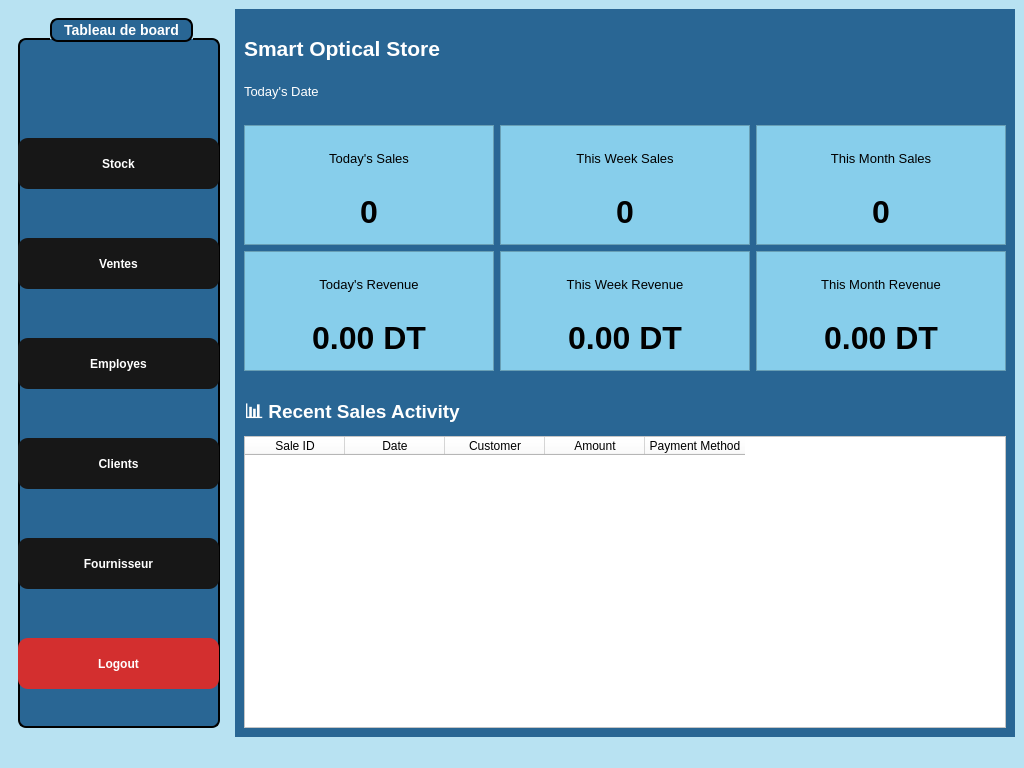
<?xml version="1.0" encoding="UTF-8"?>
<ui version="4.0">
 <class>DashboardWindow</class>
 <widget class="QMainWindow" name="DashboardWindow">
  <property name="geometry">
   <rect>
    <x>0</x>
    <y>0</y>
    <width>1024</width>
    <height>768</height>
   </rect>
  </property>
  <property name="windowTitle">
   <string>Dashboard - Smart Optical Store</string>
  </property>
  <property name="styleSheet">
   <string notr="true">background-color: #b8e2f2; color: black;</string>
  </property>
  <widget class="QWidget" name="centralwidget">
   <layout class="QHBoxLayout" name="horizontalLayout">
    <item>
     <widget class="QWidget" name="sidebarWidget" native="true">
      <property name="minimumSize">
       <size>
        <width>220</width>
        <height>0</height>
       </size>
      </property>
      <property name="maximumSize">
       <size>
        <width>220</width>
        <height>16777215</height>
       </size>
      </property>
      <layout class="QVBoxLayout" name="verticalLayout">
       <item>
        <widget class="QGroupBox" name="groupBox">
         <property name="styleSheet">
          <string notr="true">QGroupBox {
    background-color: rgb(41, 102, 148);   /* blue background */
    border: 2px solid black;               /* black border, 2px wide */
    border-radius: 8px;                    /* rounded corners */
    margin-top: 20px;                      /* space for the title */
    color: white;                          /* title text color */
    font-weight: bold;
    font-size: 14px;
}

QGroupBox::title {
 border: 2px solid black;               /* black border, 2px wide */
    border-radius: 8px;     
background-color: rgb(41, 102, 148);
    subcontrol-origin: margin;
    subcontrol-position: top center;       /* title centered */
    padding: 2px 10px;
}</string>
         </property>
         <property name="title">
          <string>Tableau de board</string>
         </property>
         <widget class="QPushButton" name="pushButton">
          <property name="geometry">
           <rect>
            <x>0</x>
            <y>120</y>
            <width>201</width>
            <height>51</height>
           </rect>
          </property>
          <property name="styleSheet">
           <string notr="true">#pushButton{
    font-family: Arial, Helvetica, sans-serif;
    font-weight: bold;
    color: white;
    background-color: #171717;
    padding: 10px 20px;
    border: none;
    border-radius: 10px;
}

#pushButton:hover {
    background-color: #0c66ed; /* hover effect */
}

#pushButton:pressed {
    background-color: #094bb0; /* pressed effect */
}</string>
          </property>
          <property name="text">
           <string>Stock</string>
          </property>
         </widget>
         <widget class="QPushButton" name="pushButton_2">
          <property name="geometry">
           <rect>
            <x>0</x>
            <y>220</y>
            <width>201</width>
            <height>51</height>
           </rect>
          </property>
          <property name="styleSheet">
           <string notr="true">#pushButton_2 {
    font-family: Arial, Helvetica, sans-serif;
    font-weight: bold;
    color: white;
    background-color: #171717;
    padding: 10px 20px;
    border: none;
    border-radius: 10px;
}

#pushButton_2:hover {
    background-color: #0c66ed; /* hover effect */
}

#pushButton_2:pressed {
    background-color: #094bb0; /* pressed effect */
}</string>
          </property>
          <property name="text">
           <string>Ventes</string>
          </property>
         </widget>
         <widget class="QPushButton" name="pushButton_5">
          <property name="geometry">
           <rect>
            <x>0</x>
            <y>520</y>
            <width>201</width>
            <height>51</height>
           </rect>
          </property>
          <property name="styleSheet">
           <string notr="true">#pushButton_5 {
    font-family: Arial, Helvetica, sans-serif;
    font-weight: bold;
    color: white;
    background-color: #171717;
    padding: 10px 20px;
    border: none;
    border-radius: 10px;
}

#pushButton_5:hover {
    background-color: #0c66ed; /* hover effect */
}

#pushButton_5:pressed {
    background-color: #094bb0; /* pressed effect */
}</string>
          </property>
          <property name="text">
           <string>Fournisseur</string>
          </property>
         </widget>
         <widget class="QPushButton" name="pushButton_3">
          <property name="geometry">
           <rect>
            <x>0</x>
            <y>320</y>
            <width>201</width>
            <height>51</height>
           </rect>
          </property>
          <property name="styleSheet">
           <string notr="true">#pushButton_3 {
    font-family: Arial, Helvetica, sans-serif;
    font-weight: bold;
    color: white;
    background-color: #171717;
    padding: 10px 20px;
    border: none;
    border-radius: 10px;
}

#pushButton_3:hover {
    background-color: #0c66ed; /* hover effect */
}

#pushButton_3:pressed {
    background-color: #094bb0; /* pressed effect */
}</string>
          </property>
          <property name="text">
           <string>Employes</string>
          </property>
         </widget>
         <widget class="QPushButton" name="pushButton_4">
          <property name="geometry">
           <rect>
            <x>0</x>
            <y>420</y>
            <width>201</width>
            <height>51</height>
           </rect>
          </property>
          <property name="styleSheet">
           <string notr="true">#pushButton_4 {
    font-family: Arial, Helvetica, sans-serif;
    font-weight: bold;
    color: white;
    background-color: #171717;
    padding: 10px 20px;
    border: none;
    border-radius: 10px;
}

#pushButton_4:hover {
    background-color: #0c66ed; /* hover effect */
}

#pushButton_4:pressed {
    background-color: #094bb0; /* pressed effect */
}</string>
          </property>
          <property name="text">
           <string>Clients</string>
          </property>
         </widget>
         <widget class="QPushButton" name="logoutButton">
          <property name="geometry">
           <rect>
            <x>0</x>
            <y>620</y>
            <width>201</width>
            <height>51</height>
           </rect>
          </property>
          <property name="styleSheet">
           <string notr="true">#logoutButton {
    font-family: Arial, Helvetica, sans-serif;
    font-weight: bold;
    color: white;
    background-color: #d32f2f;
    padding: 10px 20px;
    border: none;
    border-radius: 10px;
}

#logoutButton:hover {
    background-color: #f44336; /* hover effect */
}

#logoutButton:pressed {
    background-color: #c62828; /* pressed effect */
}</string>
          </property>
          <property name="text">
           <string>Logout</string>
          </property>
         </widget>
        </widget>
       </item>
      </layout>
     </widget>
    </item>
    <item>
     <widget class="QWidget" name="contentWidget" native="true">
      <property name="styleSheet">
       <string notr="true">background-color: rgb(41, 102, 148);</string>
      </property>
      <layout class="QVBoxLayout" name="verticalLayout_2">
       <item>
        <layout class="QHBoxLayout" name="headerLayout">
         <item>
          <widget class="QLabel" name="welcomeLabel">
           <property name="font">
            <font>
             <pointsize>16</pointsize>
             <bold>true</bold>
            </font>
           </property>
           <property name="styleSheet">
            <string notr="true">
color: white;

</string>
           </property>
           <property name="text">
            <string>Smart Optical Store</string>
           </property>
          </widget>
         </item>
         <item>
          <spacer name="headerSpacer">
           <property name="orientation">
            <enum>Qt::Orientation::Horizontal</enum>
           </property>
           <property name="sizeHint" stdset="0">
            <size>
             <width>40</width>
             <height>20</height>
            </size>
           </property>
          </spacer>
         </item>
         <item>
          <widget class="QLabel" name="topRightLogoLabel">
           <property name="minimumSize">
            <size>
             <width>60</width>
             <height>60</height>
            </size>
           </property>
           <property name="maximumSize">
            <size>
             <width>60</width>
             <height>60</height>
            </size>
           </property>
           <property name="text">
            <string/>
           </property>
           <property name="pixmap">
            <pixmap resource="resources.qrc">:/images/logof.jpg</pixmap>
           </property>
           <property name="scaledContents">
            <bool>true</bool>
           </property>
           <property name="alignment">
            <set>Qt::AlignmentFlag::AlignCenter</set>
           </property>
          </widget>
         </item>
        </layout>
       </item>
       <item>
        <widget class="QLabel" name="dateTimeLabel">
         <property name="font">
          <font>
           <pointsize>10</pointsize>
          </font>
         </property>
         <property name="styleSheet">
          <string notr="true">
color: white;

</string>
         </property>
         <property name="text">
          <string>Today's Date</string>
         </property>
        </widget>
       </item>
       <item>
        <spacer name="verticalSpacer_3">
         <property name="orientation">
          <enum>Qt::Orientation::Vertical</enum>
         </property>
         <property name="sizeType">
          <enum>QSizePolicy::Policy::Fixed</enum>
         </property>
         <property name="sizeHint" stdset="0">
          <size>
           <width>20</width>
           <height>20</height>
          </size>
         </property>
        </spacer>
       </item>
       <item>
        <layout class="QHBoxLayout" name="statsLayout">
         <item>
          <widget class="QFrame" name="customersFrame">
           <property name="minimumSize">
            <size>
             <width>180</width>
             <height>120</height>
            </size>
           </property>
           <property name="styleSheet">
            <string notr="true">background-color: #87CEEB; color: black;</string>
           </property>
           <property name="frameShape">
            <enum>QFrame::Shape::StyledPanel</enum>
           </property>
           <property name="frameShadow">
            <enum>QFrame::Shadow::Raised</enum>
           </property>
           <layout class="QVBoxLayout" name="verticalLayout_3">
            <item>
             <widget class="QLabel" name="label">
              <property name="font">
               <font>
                <pointsize>10</pointsize>
               </font>
              </property>
              <property name="text">
               <string>Today's Sales</string>
              </property>
              <property name="alignment">
               <set>Qt::AlignmentFlag::AlignCenter</set>
              </property>
             </widget>
            </item>
            <item>
             <widget class="QLabel" name="customersCountLabel">
              <property name="font">
               <font>
                <pointsize>24</pointsize>
                <bold>true</bold>
               </font>
              </property>
              <property name="text">
               <string>0</string>
              </property>
              <property name="alignment">
               <set>Qt::AlignmentFlag::AlignCenter</set>
              </property>
             </widget>
            </item>
           </layout>
          </widget>
         </item>
         <item>
          <widget class="QFrame" name="productsFrame">
           <property name="minimumSize">
            <size>
             <width>180</width>
             <height>120</height>
            </size>
           </property>
           <property name="styleSheet">
            <string notr="true">background-color: #87CEEB; color: black;</string>
           </property>
           <property name="frameShape">
            <enum>QFrame::Shape::StyledPanel</enum>
           </property>
           <property name="frameShadow">
            <enum>QFrame::Shadow::Raised</enum>
           </property>
           <layout class="QVBoxLayout" name="verticalLayout_4">
            <item>
             <widget class="QLabel" name="label_2">
              <property name="font">
               <font>
                <pointsize>10</pointsize>
               </font>
              </property>
              <property name="text">
               <string>This Week Sales</string>
              </property>
              <property name="alignment">
               <set>Qt::AlignmentFlag::AlignCenter</set>
              </property>
             </widget>
            </item>
            <item>
             <widget class="QLabel" name="productsCountLabel">
              <property name="font">
               <font>
                <pointsize>24</pointsize>
                <bold>true</bold>
               </font>
              </property>
              <property name="text">
               <string>0</string>
              </property>
              <property name="alignment">
               <set>Qt::AlignmentFlag::AlignCenter</set>
              </property>
             </widget>
            </item>
           </layout>
          </widget>
         </item>
         <item>
          <widget class="QFrame" name="salesFrame">
           <property name="minimumSize">
            <size>
             <width>180</width>
             <height>120</height>
            </size>
           </property>
           <property name="styleSheet">
            <string notr="true">background-color: #87CEEB; color: black;</string>
           </property>
           <property name="frameShape">
            <enum>QFrame::Shape::StyledPanel</enum>
           </property>
           <property name="frameShadow">
            <enum>QFrame::Shadow::Raised</enum>
           </property>
           <layout class="QVBoxLayout" name="verticalLayout_5">
            <item>
             <widget class="QLabel" name="label_3">
              <property name="font">
               <font>
                <pointsize>10</pointsize>
               </font>
              </property>
              <property name="text">
               <string>This Month Sales</string>
              </property>
              <property name="alignment">
               <set>Qt::AlignmentFlag::AlignCenter</set>
              </property>
             </widget>
            </item>
            <item>
             <widget class="QLabel" name="salesCountLabel">
              <property name="font">
               <font>
                <pointsize>24</pointsize>
                <bold>true</bold>
               </font>
              </property>
              <property name="text">
               <string>0</string>
              </property>
              <property name="alignment">
               <set>Qt::AlignmentFlag::AlignCenter</set>
              </property>
             </widget>
            </item>
           </layout>
          </widget>
         </item>
        </layout>
       </item>
       <item>
        <layout class="QHBoxLayout" name="statsLayout2">
         <item>
          <widget class="QFrame" name="todaySalesFrame">
           <property name="minimumSize">
            <size>
             <width>180</width>
             <height>120</height>
            </size>
           </property>
           <property name="styleSheet">
            <string notr="true">background-color: #87CEEB; color: black;</string>
           </property>
           <property name="frameShape">
            <enum>QFrame::Shape::StyledPanel</enum>
           </property>
           <property name="frameShadow">
            <enum>QFrame::Shadow::Raised</enum>
           </property>
           <layout class="QVBoxLayout" name="verticalLayout_6">
            <item>
             <widget class="QLabel" name="label_4">
              <property name="font">
               <font>
                <pointsize>10</pointsize>
               </font>
              </property>
              <property name="text">
               <string>Today's Revenue</string>
              </property>
              <property name="alignment">
               <set>Qt::AlignmentFlag::AlignCenter</set>
              </property>
             </widget>
            </item>
            <item>
             <widget class="QLabel" name="todaySalesLabel">
              <property name="font">
               <font>
                <pointsize>24</pointsize>
                <bold>true</bold>
               </font>
              </property>
              <property name="text">
               <string>0.00 DT</string>
              </property>
              <property name="alignment">
               <set>Qt::AlignmentFlag::AlignCenter</set>
              </property>
             </widget>
            </item>
           </layout>
          </widget>
         </item>
         <item>
          <widget class="QFrame" name="todayRevenueFrame">
           <property name="minimumSize">
            <size>
             <width>180</width>
             <height>120</height>
            </size>
           </property>
           <property name="styleSheet">
            <string notr="true">background-color: #87CEEB; color: black;</string>
           </property>
           <property name="frameShape">
            <enum>QFrame::Shape::StyledPanel</enum>
           </property>
           <property name="frameShadow">
            <enum>QFrame::Shadow::Raised</enum>
           </property>
           <layout class="QVBoxLayout" name="verticalLayout_7">
            <item>
             <widget class="QLabel" name="label_5">
              <property name="font">
               <font>
                <pointsize>10</pointsize>
               </font>
              </property>
              <property name="text">
               <string>This Week Revenue</string>
              </property>
              <property name="alignment">
               <set>Qt::AlignmentFlag::AlignCenter</set>
              </property>
             </widget>
            </item>
            <item>
             <widget class="QLabel" name="todayRevenueLabel">
              <property name="font">
               <font>
                <pointsize>24</pointsize>
                <bold>true</bold>
               </font>
              </property>
              <property name="text">
               <string>0.00 DT</string>
              </property>
              <property name="alignment">
               <set>Qt::AlignmentFlag::AlignCenter</set>
              </property>
             </widget>
            </item>
           </layout>
          </widget>
         </item>
         <item>
          <widget class="QFrame" name="lowStockFrame">
           <property name="minimumSize">
            <size>
             <width>180</width>
             <height>120</height>
            </size>
           </property>
           <property name="styleSheet">
            <string notr="true">background-color: #87CEEB; color: black;</string>
           </property>
           <property name="frameShape">
            <enum>QFrame::Shape::StyledPanel</enum>
           </property>
           <property name="frameShadow">
            <enum>QFrame::Shadow::Raised</enum>
           </property>
           <layout class="QVBoxLayout" name="verticalLayout_8">
            <item>
             <widget class="QLabel" name="label_6">
              <property name="font">
               <font>
                <pointsize>10</pointsize>
               </font>
              </property>
              <property name="text">
               <string>This Month Revenue</string>
              </property>
              <property name="alignment">
               <set>Qt::AlignmentFlag::AlignCenter</set>
              </property>
             </widget>
            </item>
            <item>
             <widget class="QLabel" name="lowStockLabel">
              <property name="font">
               <font>
                <pointsize>24</pointsize>
                <bold>true</bold>
               </font>
              </property>
              <property name="text">
               <string>0.00 DT</string>
              </property>
              <property name="alignment">
               <set>Qt::AlignmentFlag::AlignCenter</set>
              </property>
             </widget>
            </item>
           </layout>
          </widget>
         </item>
        </layout>
       </item>
       <item>
        <spacer name="verticalSpacer_4">
         <property name="orientation">
          <enum>Qt::Orientation::Vertical</enum>
         </property>
         <property name="sizeType">
          <enum>QSizePolicy::Policy::Fixed</enum>
         </property>
         <property name="sizeHint" stdset="0">
          <size>
           <width>20</width>
           <height>20</height>
          </size>
         </property>
        </spacer>
       </item>
       <item>
        <widget class="QLabel" name="recentSalesLabel">
         <property name="font">
          <font>
           <pointsize>14</pointsize>
           <bold>true</bold>
          </font>
         </property>
         <property name="styleSheet">
          <string notr="true">
color: white;

</string>
         </property>
         <property name="text">
          <string>📊 Recent Sales Activity</string>
         </property>
        </widget>
       </item>
       <item>
        <widget class="QTableWidget" name="recentSalesTable">
         <property name="minimumSize">
          <size>
           <width>0</width>
           <height>200</height>
          </size>
         </property>
         <property name="styleSheet">
          <string notr="true">background-color: white; color: black;</string>
         </property>
         <column>
          <property name="text">
           <string>Sale ID</string>
          </property>
         </column>
         <column>
          <property name="text">
           <string>Date</string>
          </property>
         </column>
         <column>
          <property name="text">
           <string>Customer</string>
          </property>
         </column>
         <column>
          <property name="text">
           <string>Amount</string>
          </property>
         </column>
         <column>
          <property name="text">
           <string>Payment Method</string>
          </property>
         </column>
        </widget>
       </item>
      </layout>
     </widget>
    </item>
   </layout>
  </widget>
  <widget class="QStatusBar" name="statusbar"/>
 </widget>
 <resources>
  <include location="resources.qrc"/>
 </resources>
 <connections/>
</ui>
